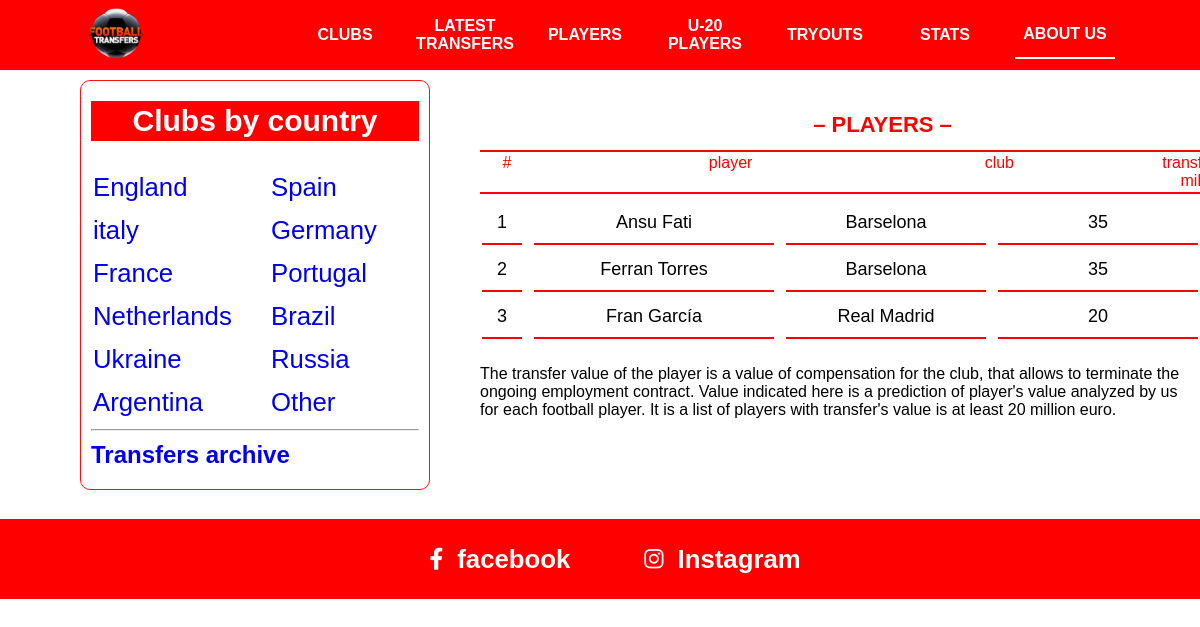
Screenshot of /players/ with the database file from the repository.
### asosiy/models.py (models this page shows, shortened)
class Player(models.Model):
    ism = models.CharField(max_length=30)
    davlat = models.ForeignKey(Davlat, on_delete=models.CASCADE)
    tugulgan_sana = models.DateField()
    narx = models.PositiveSmallIntegerField()
    club = models.ForeignKey(Club, on_delete=models.SET_NULL, null=True)
    pozitsiya = models.CharField(max_length=30)

class Club(models.Model):
    nom = models.CharField(max_length=30)
    logo = models.FileField(blank=True)
    davlat = models.ForeignKey(Davlat, on_delete=models.CASCADE)
    president = models.CharField(max_length=30, blank=True)
    coach = models.CharField(max_length=30, blank=True)
    yili = models.DateField(blank=True)
    record_transfer = models.CharField(max_length=30, blank=True)
    record_sotuv = models.CharField(max_length=30, blank=True)
    def __str__(self):
        return self.nom

### asosiy/views.py (the view)
# urls.py: path('players/', players),
def players(requests):
    content = {
        "players": Player.objects.all()
    }
    return render(requests, "players.html", content)

### templates/players.html
{% extends 'header.html' %}
{% block content %}
  <div class="nav">
        <h2>– PLAYERS –</h2>
        <table class="content-nav">
            <thead>
              <tr>
                <td>#</td>
                <td>player</td>
                <td>club</td>
                <td>transfer value, <br> mill. euro</td>
              </tr>
            </thead>
          </table>
    </div>
    <div class="content">
        <table class="playerss">
            {% for player in players %}
          <tr>
            <td>{{player.id}}</td>
            <td>{{player.ism}}</td>
            <td>{{player.club}}</td>
            <td>{{player.narx}}</td>
          </tr>
            {% endfor %}
          </table>
        <p> The transfer value of the player is a value of compensation for the  club, that allows to terminate the ongoing employment contract. Value indicated here  is a prediction of player's value analyzed by us for each football player. It is a list of players with transfer's value is at least 20 million euro.</p>
      </div>
{% endblock %}

### static/css/main.css (style rules this page uses)
* { margin: 0; padding: 0; box-sizing: border-box; }
.nav { width: 805px; background-color: white; position: fixed; left: 480px; top: 70px; }
.nav h2 { text-align: center; color: red; line-height: 50px; padding-top: 30px; font-size: 22px; }
.playerss { width: 100%; }
.playerss tr { display: flex; flex-wrap: wrap; justify-content: space-between; }
.playerss tr td { width: 200px; margin-bottom: 4px; padding: 10px 0px; font-size: 18px; border-bottom: 2px solid rgb(255, 0, 0); text-align: center; }
.players tr td:nth-child(2), .top-players tr td:nth-child(2), .playerss tr td:nth-child(2) { width: 240px; }
.players tr td:nth-child(1), .top-players tr td:nth-child(1), .playerss tr td:nth-child(1) { width: 40px !important; }
.content { max-width: 800px; margin-left: 480px; margin-top: 200px; padding-bottom: 100px; }
.content p, .content b { margin-top: 20px; }
.content-nav { border-top: 2px solid rgb(255, 0, 0); border-bottom: 2px solid rgb(255, 0, 0); width: 100%; }
.content-nav tr { display: flex; justify-content: space-between !important; }
.content-nav tr td { width: 140px; color: red; text-align: center; }
.content-nav tr td:nth-child(1) { width: 50px; }
.content-nav tr td:nth-child(2) { width: 250px; }

### rows the page displays
Player: id "1", ism "Ansu Fati", club "Barselona", narx "35"
Player: id "2", ism "Ferran Torres", club "Barselona", narx "35"
Player: id "3", ism "Fran García", club "Real Madrid", narx "20"
